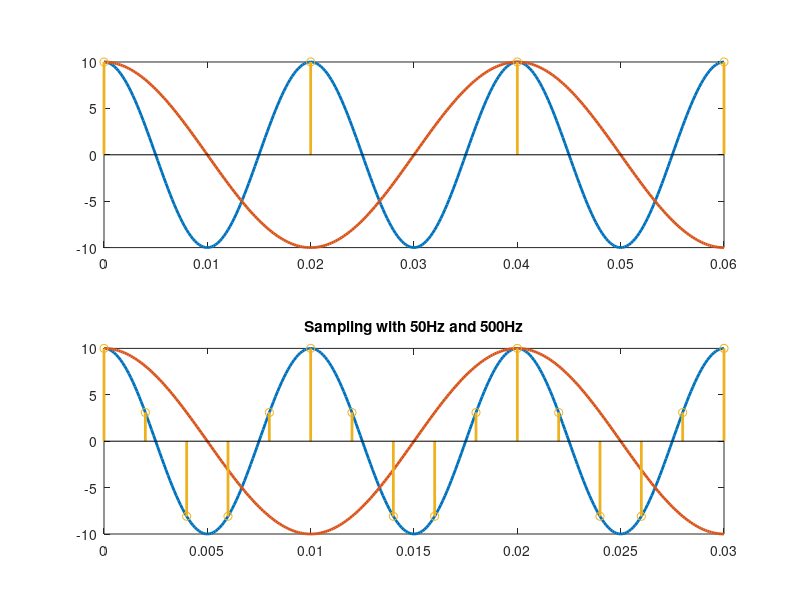
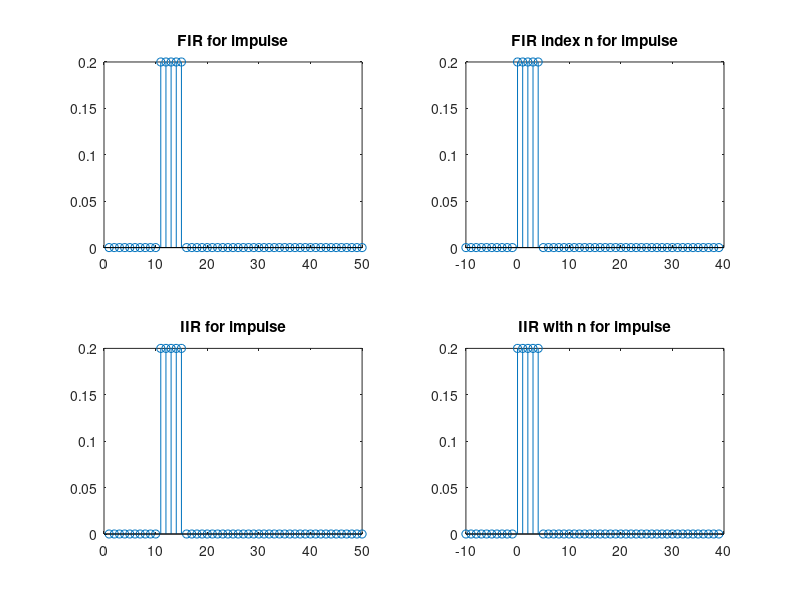
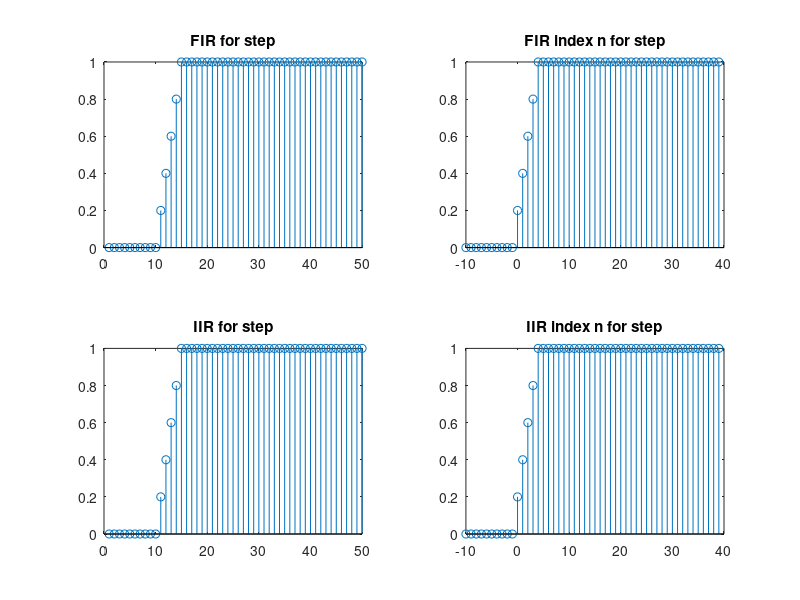
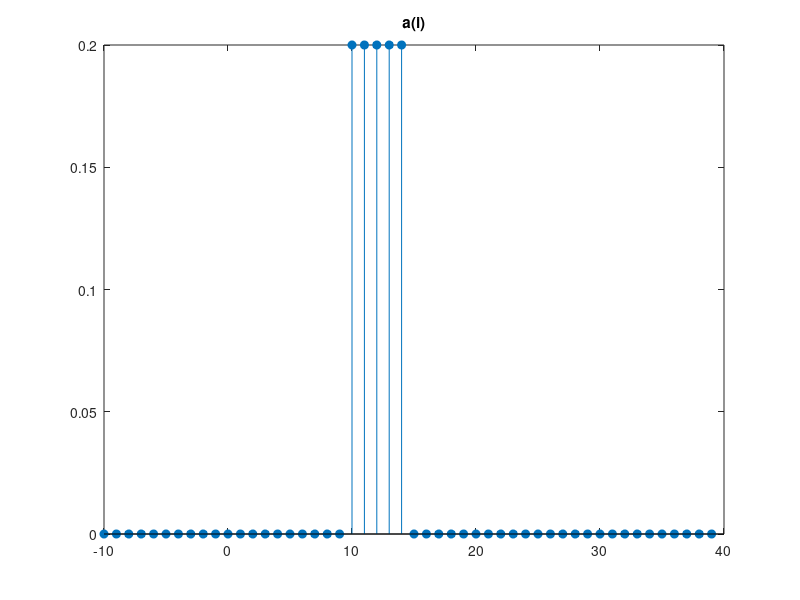

MATLAB code to generate these figures, in order:
% signal frequency and period of the signal 1
F1 = 100;
T1 = 1/F1;

Fs = 50; % sampling frequency
Ts = 1/Fs; % sampling period 

t = 0: T1/100 : 3*T1; % signal time axis

xc1 = 10*cos(200*pi*t); % signal 1
xc2 = 10*cos(100*pi*t); % signal 2

tx = 0: Ts :3*Ts; % sampling time axis
xs = 10*cos(200*pi*tx);

% plot trong cung mot axis
subplot(211)
plot(t*2, xc1, 'LineWidth', 2);
hold on
plot(t*2, xc2, 'LineWidth', 2);
stem(tx, xs, "LineWidth", 2);

Fs2 = 500;
Ts2 = 1/Fs2;

tx2 = 0: Ts2: 3*T1;
xs2 = 10*cos(200*pi*tx2); % sampling signal

subplot(212)
plot(t, xc1, 'LineWidth', 2);
hold on
plot(t, xc2, 'LineWidth', 2);
stem(tx2, xs2, "LineWidth", 2);
title('Sampling with 50Hz and 500Hz');
hold off

% Part 2
% 2.1. Impulse
% FIR
n = -10:1:39;
a = 1; % idk what this shit is
b = [0.2, 0.2, 0.2, 0.2, 0.2]; % coefficient
x = [zeros(1,10), 1, zeros(1,39)];
y = filter(b, a, x);

% all impulse plots in 1 figure:
figure(3);
subplot(221);
stem(y);
title('FIR for impulse');

subplot(222);
stem(n, y);
title('FIR index n for impulse')

% IIR
a2 = [1 -1];
b2 = [0.2 0 0 0 0 -0.2];
y2 = filter(b2, a2, x);

subplot(223);
stem(y2);
title('IIR for impulse');

subplot(224);
stem(n, y2);
title('IIR with n for impulse')

% 2.2. Step 
% FIR 
x3 = [zeros(1,10), ones(1,40)];
y3 = filter(b, a, x3);

figure(4);
subplot(221);
stem(y3);
title('FIR for step')

subplot(222);
stem(n, y3);
title('FIR index n for step')

% IIR
y4 = filter(b2, a2, x3);

subplot(223);
stem(y4);
title('IIR for step');

subplot(224);
stem(n, y4);
title('IIR index n for step');

%convolution a(i) - FIR

w1 = conv(x, y);
w1 = w1(1:length(n));
figure(5);
stem(n, w1, 'filled'); 
title("a(i)");

% convolution a(ii) - unit system impulse responses h(n)

w2 = conv(x, y2);
w2 = w2(1:length(n));
figure(6);
stem(n, w2, "filled")
title("a(ii)")

% Part B:
% Frequency
% using on FIR
figure(7);
subplot(211);
[h,w] = freqz(b, a, 'whole', 2001);
plot(w/pi,20*log10(abs(h)));

% IIR
display(a2);
subplot(212);
[h,w] = freqz(b2, a2, 'whole', 2001);
plot(w/pi,20*log10(abs(h)));
